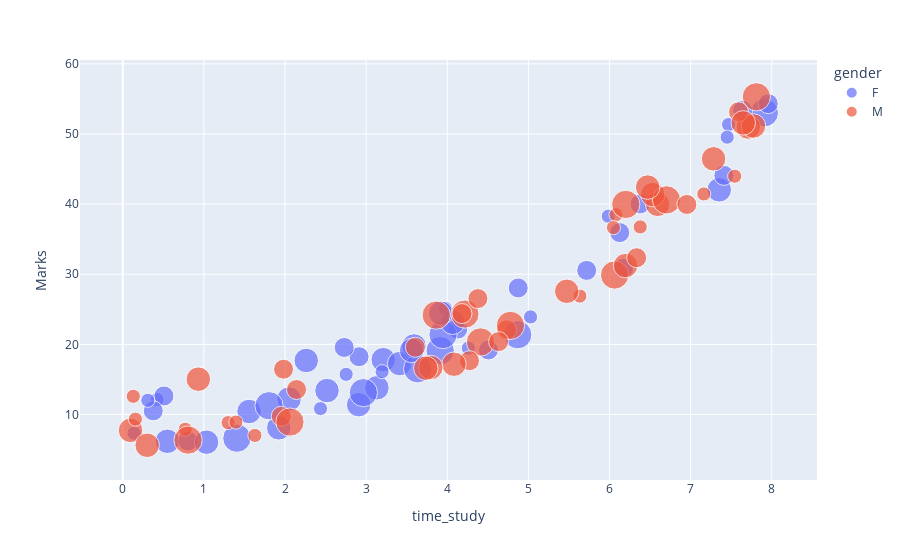

Write notebook code for a chart like this one.
### Code cell
fig= px.scatter(student, x='time_study', y='Marks', color='gender', size= 'Tshirt_size')

fig.show()

### Figure 1 — Plotly figure (JSON) as saved in the notebook; plotly's stock layout.template omitted (floating-point values rounded to 4 significant figures)
{"data": [{"hovertemplate": "gender=F<br>time_study=%{x}<br>Marks=%{y}<br>Tshirt_size=%{marker.size}<extra></extra>", "legendgroup": "F", "marker": {"color": "#636efa", "size": [2, 3, 4, 3, 3, 2, 3, 1, 3, 1, 2, 1, 2, 3, 2, 4, 4, 2, 3, 4, 1, 1, 3, 3, 4, 2, 2, 2, 1, 2, 1, 4, 3, 4, 3, 2, 1, 1, 2, 3, 2, 1, 3, 3, 4, 2, 2, 1, 3, 3, 1], "sizemode": "area", "sizeref": 0.01, "symbol": "circle"}, "mode": "markers", "name": "F", "orientation": "v", "showlegend": true, "x": [4.508, 3.133, 7.909, 3.211, 3.413, 6.173, 7.353, 0.423, 2.908, 4.26, 5.719, 3.977, 6.126, 2.051, 4.875, 3.635, 1.407, 0.508, 1.923, 2.966, 0.14, 2.754, 3.591, 1.557, 3.913, 4.13, 2.913, 7.641, 7.468, 0.376, 2.438, 4.869, 0.55, 3.948, 2.518, 0.803, 5.985, 7.451, 7.957, 2.262, 7.41, 3.197, 4.067, 1.033, 1.803, 6.376, 2.73, 5.027, 3.919, 3.561, 0.309], "xaxis": "x", "y": [19.2, 13.81, 53.02, 17.82, 17.26, 30.86, 42.04, 12.13, 11.4, 19.47, 30.55, 25.13, 35.94, 12.21, 28.04, 16.52, 6.623, 12.65, 8.1, 13.12, 7.336, 15.72, 19.77, 10.43, 19.11, 22.18, 18.24, 53.36, 51.34, 10.52, 10.84, 21.38, 6.185, 21.4, 13.42, 6.217, 38.28, 49.54, 54.32, 17.7, 44.1, 16.11, 23.15, 6.053, 11.25, 40.02, 19.56, 23.92, 24.45, 19.13, 12.03], "yaxis": "y", "type": "scatter"}, {"hovertemplate": "gender=M<br>time_study=%{x}<br>Marks=%{y}<br>Tshirt_size=%{marker.size}<extra></extra>", "legendgroup": "M", "marker": {"color": "#EF553B", "size": [3, 4, 4, 4, 4, 2, 1, 3, 2, 2, 1, 1, 4, 3, 3, 3, 1, 3, 3, 3, 2, 4, 3, 4, 1, 4, 1, 1, 2, 3, 3, 2, 1, 2, 3, 1, 3, 2, 1, 2, 1, 4, 2, 4, 2, 3, 3, 1, 2], "sizemode": "area", "sizeref": 0.01, "symbol": "circle"}, "mode": "markers", "name": "M", "orientation": "v", "showlegend": true, "x": [0.096, 7.811, 6.063, 4.41, 4.218, 4.274, 6.08, 7.711, 4.733, 4.378, 0.156, 1.299, 3.864, 0.932, 6.594, 4.083, 7.543, 7.283, 6.533, 7.775, 1.954, 2.061, 3.797, 4.779, 5.635, 6.703, 0.771, 6.049, 7.591, 7.649, 6.198, 3.606, 0.13, 2.142, 5.473, 1.395, 3.736, 4.633, 1.629, 6.954, 6.379, 0.805, 1.982, 6.201, 4.182, 6.471, 0.301, 7.163, 6.335], "xaxis": "x", "y": [7.734, 55.3, 29.89, 20.35, 24.32, 17.67, 38.49, 50.99, 22.07, 26.53, 9.333, 8.837, 24.17, 15.04, 39.97, 17.17, 43.98, 46.45, 41.36, 51.14, 9.742, 8.924, 16.7, 22.7, 26.88, 40.6, 7.892, 36.65, 53.16, 51.58, 31.24, 19.59, 12.59, 13.56, 27.57, 8.92, 16.61, 20.4, 7.014, 39.95, 36.75, 6.349, 16.46, 39.96, 24.39, 42.43, 5.609, 41.44, 32.36], "yaxis": "y", "type": "scatter"}], "layout": {"xaxis": {"anchor": "y", "domain": [0.0, 1.0], "title": {"text": "time_study"}}, "yaxis": {"anchor": "x", "domain": [0.0, 1.0], "title": {"text": "Marks"}}, "legend": {"title": {"text": "gender"}, "tracegroupgap": 0, "itemsizing": "constant"}, "margin": {"t": 60}}}
